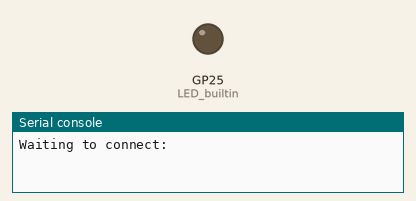
Bench run of a program on a simulated Raspberry Pi Pico running MicroPython. On the bench: output pins drawn as LEDs (lit = HIGH), the last lines printed to the serial console. WiFi joins after 1.5 s; random numbers come from a fixed seed.

Above: at 0.1 s.
At 5.2 s:
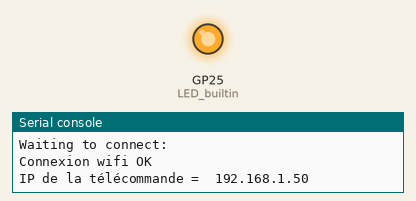
Timing chart, 0 to 6.7 s (numbered marks = the images above):
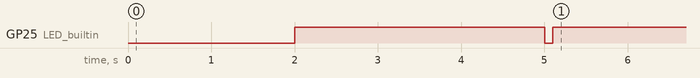

The program:

telecommande-wifiV2.py
```python
#1 connexion wifi STATION
import network
import time

from machine import Pin
LED_builtin = Pin('LED', Pin.OUT) #create output pin
LED_builtin.off()

wlan = network.WLAN(network.STA_IF)
wlan.active(True)
wlan.config(pm = 0xa11140)  #augmente la réactivité
wlan.connect('Robot', '123456789')

while not wlan.isconnected() and wlan.status() >= 0:
    print("Waiting to connect:")
    time.sleep(1)

print('Connexion wifi OK')
print('IP de la télécommande = ', wlan.ifconfig()[0])
LED_builtin.on()  #info serveur OK
time.sleep(3)
LED_builtin.off()

# Open socket
import socket
s = socket.socket()

import random #simulation capteur

while True:
    try :
        s.connect(('192.168.4.1',80))
        while True :
            LED_builtin.on()  #connexion serveur (robot)

            # Simulation lectures capteur
            capteurJoyX = random.randint(0,1024)
            capteurJoyY = random.randint(0,1024)
            # Assemblage des données avec séparateur csv
            infos_telecommande  = str(capteurJoyX) + ';' + str(capteurJoyY)
            request = infos_telecommande # données envoyée lors des échanges
            s.send(request) # send request

            #reception infos_capteurs_robot
            response = s.recv(1024)
            #analyse des infos_capteurs_robot (split)
            response_dec = response.decode() # transforme un  bytearray en str
            response_split= response_dec.split(';') #séparer les données CSV
            capteur_robot_mur = int(response_split[0])
            capteur_robot_ligne = int(response_split[1])
            print('robot_mur :',capteur_robot_mur, '\t robot_ligne :',capteur_robot_ligne)
            time.sleep(0.2)    # wait entre 2 liaisons wifi

    except :
        s.close()
        print('Problème de connexion')
        LED_builtin.off()  #problème de serveur
        time.sleep(1)
```

Measured:
- by itself, GP25 (LED_builtin): HIGH → LOW at 5.0 s, → HIGH 0.10 s later
